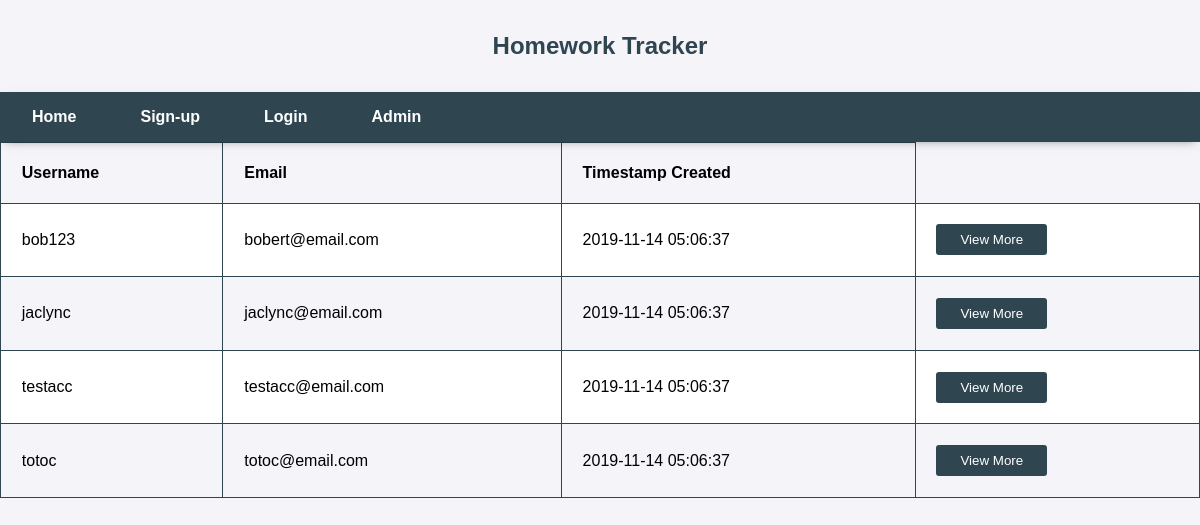
/adminPage.php, run on the app's committed database.
### tables this page shows
create table user
(username varchar(20) not null,
password varchar(20) not null,
email varchar(45) not null unique,
firstName varchar(15) not null,
lastName varchar(20) not null,
birthday date not null,
college varchar(45) not null,
major varchar(30) not null,
create_time timestamp default current_timestamp,
primary key (username)
);

### adminPage.php (the view, shortened to what this page needs)
<!DOCTYPE html>
<html lang="en">
<head>
<link rel="stylesheet" href="generalstylesheet.css">
<link rel="stylesheet" href="adminPage.css">
</head>
<body>
  <h1>Homework Tracker</h1>
  <nav>
    <ul>
      <li><a href="index.html">Home</a></li>
      <li><a href="register.html">Sign-up</a></li>
      <li><a href="login.php">Login</a></li>
      <li><a href="adminLogin.html">Admin</a></li>
    </ul>
  </nav>
  <?php
  $db = mysqli_connect('localhost', 'root', '12345', 'ics311fa190304') or die('Error connecting to MySQL server.');
  $usersQuery = "SELECT username, email, create_time from user";
  $users = mysqli_query($db, $usersQuery);
  echo "<form method=\"get\" action=\"userInfo.php\">";
  echo "<table>";
  echo "<tr> <th>Username</th> <th>Email</th> <th>Timestamp Created</th> </tr>";
  while ($row = mysqli_fetch_array($users)) {
    echo "<tr>";
    echo "<td>".$row['username']."</td>";
    echo "<td>".$row['email']."</td>";
    echo "<td>".$row['create_time']."</td>";
    echo "<td><button type=\"submit\" name='".$row['username']."'>"."View More</button></td>";
    echo "</tr>";
  }
    echo "</table>";
    echo "</form>";
   ?>
</body>
</html>

### generalstylesheet.css (style rules this page uses)
body { font-family: sans-serif; margin: 0; padding: 0; background-color: #f4f4f9; }
h1:first-of-type { font-size: 1.5rem; padding: 2rem; text-align: center; color: #2f4550; background-color: #f4f4f9; margin: 0 }
nav ul { float: left; margin: 0; padding: 0; background-color: #2f4550; width: 100%; z-index: 1; box-shadow: 0 3px 10px -5px rgba(0, 0, 0, 0.5); }
nav ul li { float: left; list-style: none; position: relative; }
nav ul li a { padding: 1rem 2rem; display: block; text-decoration: none; color: white; font-weight: bold; }

### adminPage.css (style rules this page uses)
table { border-collapse: collapse; width: 100%; }
td, th { border: 1px solid #2f4550; text-align: left; padding: 1.3rem; }
tr:nth-child(even) { background-color: white; }
button { cursor: pointer; padding: .5rem 1.5rem; border-radius: 3px; border: none; background-color: #2f4550; color: white; }

### data on the page
user: username "bob123", email "bobert@email.com", create_time "2019-11-14 05:06:37"
user: username "jaclync", email "jaclync@email.com", create_time "2019-11-14 05:06:37"
user: username "testacc", email "testacc@email.com", create_time "2019-11-14 05:06:37"
user: username "totoc", email "totoc@email.com", create_time "2019-11-14 05:06:37"
